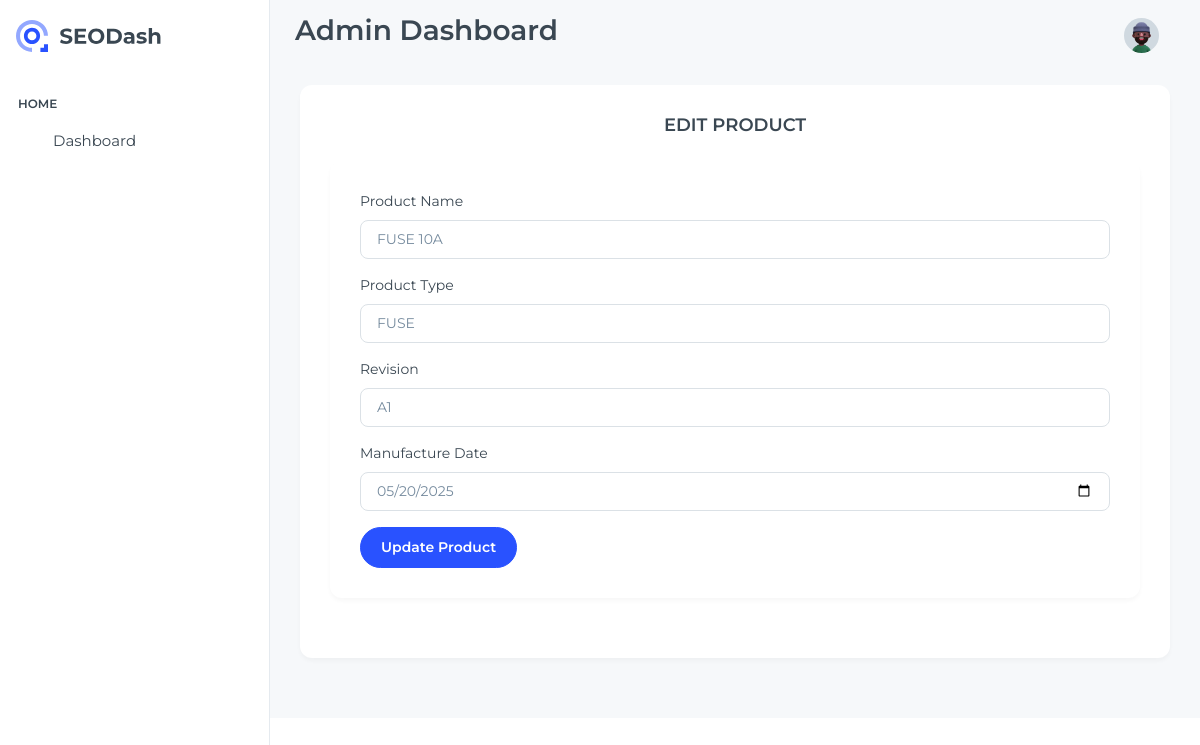
The app's page /edit_product.php?id=FUSA100001 (signed in) with its own data.
### tables this page shows
CREATE TABLE `products` (
  `product_id` varchar(10) NOT NULL,
  `product_name` varchar(100) DEFAULT NULL,
  `product_type` varchar(50) DEFAULT NULL,
  `revision` varchar(5) DEFAULT NULL,
  `serial_no` varchar(5) DEFAULT NULL,
  `manufacture_date` date DEFAULT NULL,
  `created_by` int(11) DEFAULT NULL,
  `created_at` timestamp NOT NULL DEFAULT current_timestamp()
);

### edit_product.php (the view, shortened to what this page needs)
<?php
include './components/connnection.php';
$product_id = $_GET['id'] ?? null;
$stmt = $conn->prepare("SELECT product_name, product_type, revision, serial_no, manufacture_date FROM products WHERE product_id = ?");
$stmt->bind_param("s", $product_id);
$stmt->execute();
$stmt->store_result();
$stmt->bind_result($product_name, $product_type, $revision, $serial_no, $manufacture_date);
?>
<!doctype html>
<html lang="en">
<head>
  <link rel="stylesheet" href="../../node_modules/simplebar/dist/simplebar.min.css">
  <link rel="stylesheet" href="assets/css/styles.min.css" />
</head>
<body>
  <div class="page-wrapper" id="main-wrapper" data-layout="vertical" data-navbarbg="skin6" data-sidebartype="full" data-sidebar-position="fixed" data-header-position="fixed">
    <aside class="left-sidebar">
      <div>
        <div class="brand-logo d-flex align-items-center justify-content-between">
          <a href="./dashboard.php" class="text-nowrap logo-img">
            <img src="assets/images/logos/logo-light.svg" alt="" />
          </a>
        </div>
        <?php include 'components/sidebar.php'; ?>
      </div>
    </aside>
    <div class="body-wrapper">
      <?php include 'components/header.php'; ?>
      <div class="container-fluid">
        <div class="card">
          <div class="card-body">
            <div class="d-flex justify-content-center align-items-center text-uppercase">
              <h5 class="card-title fw-semibold mb-4">Edit Product</h5>
            </div>
            <div class="card">
              <div class="card-body">
                <form method="post">
                  <div class="mb-3">
                    <label for="product_name" class="form-label">Product Name</label>
                    <input type="text" class="form-control" id="product_name" name="product_name" value="<?= htmlspecialchars($product_name) ?>" required>
                  </div>
                  <div class="mb-3">
                    <label for="product_type" class="form-label">Product Type</label>
                    <input type="text" class="form-control" id="product_type" name="product_type" value="<?= htmlspecialchars($product_type) ?>" required>
                  </div>
                  <div class="mb-3">
                    <label for="revision" class="form-label">Revision</label>
                    <input type="text" class="form-control" id="revision" name="revision" maxlength="3" value="<?= htmlspecialchars($revision) ?>" required>
                  </div>
                  <div class="mb-3">
                    <label for="manufacture_date" class="form-label">Manufacture Date</label>
                    <input type="date" class="form-control" id="manufacture_date" name="manufacture_date" value="<?= htmlspecialchars($manufacture_date) ?>" required>
                  </div>
                  <input type="submit" class="btn btn-primary" value="Update Product" name="update_product">
                </form>
              </div>
            </div>
          </div>
        </div>
      </div>
    </div>
  </div>
</body>
</html>

### records on screen
products: product_name "FUSE 10A", product_type "FUSE", revision "A1", manufacture_date "05/20/2025"

### other values on screen
$_SESSION['role'] "Admin"
